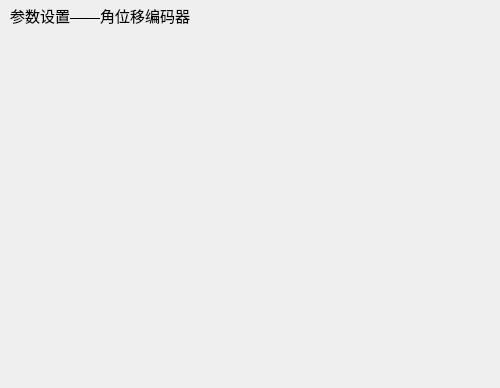
<?xml version="1.0" encoding="UTF-8"?>
<ui version="4.0">
 <class>paramWin_angleEncoder</class>
 <widget class="QWidget" name="paramWin_angleEncoder">
  <property name="geometry">
   <rect>
    <x>0</x>
    <y>0</y>
    <width>500</width>
    <height>388</height>
   </rect>
  </property>
  <property name="windowTitle">
   <string>参数设置_角位移编码器</string>
  </property>
  <widget class="QLabel" name="label">
   <property name="geometry">
    <rect>
     <x>10</x>
     <y>0</y>
     <width>381</width>
     <height>31</height>
    </rect>
   </property>
   <property name="font">
    <font>
     <pointsize>11</pointsize>
    </font>
   </property>
   <property name="text">
    <string>参数设置——角位移编码器</string>
   </property>
  </widget>
 </widget>
 <resources/>
 <connections/>
</ui>
